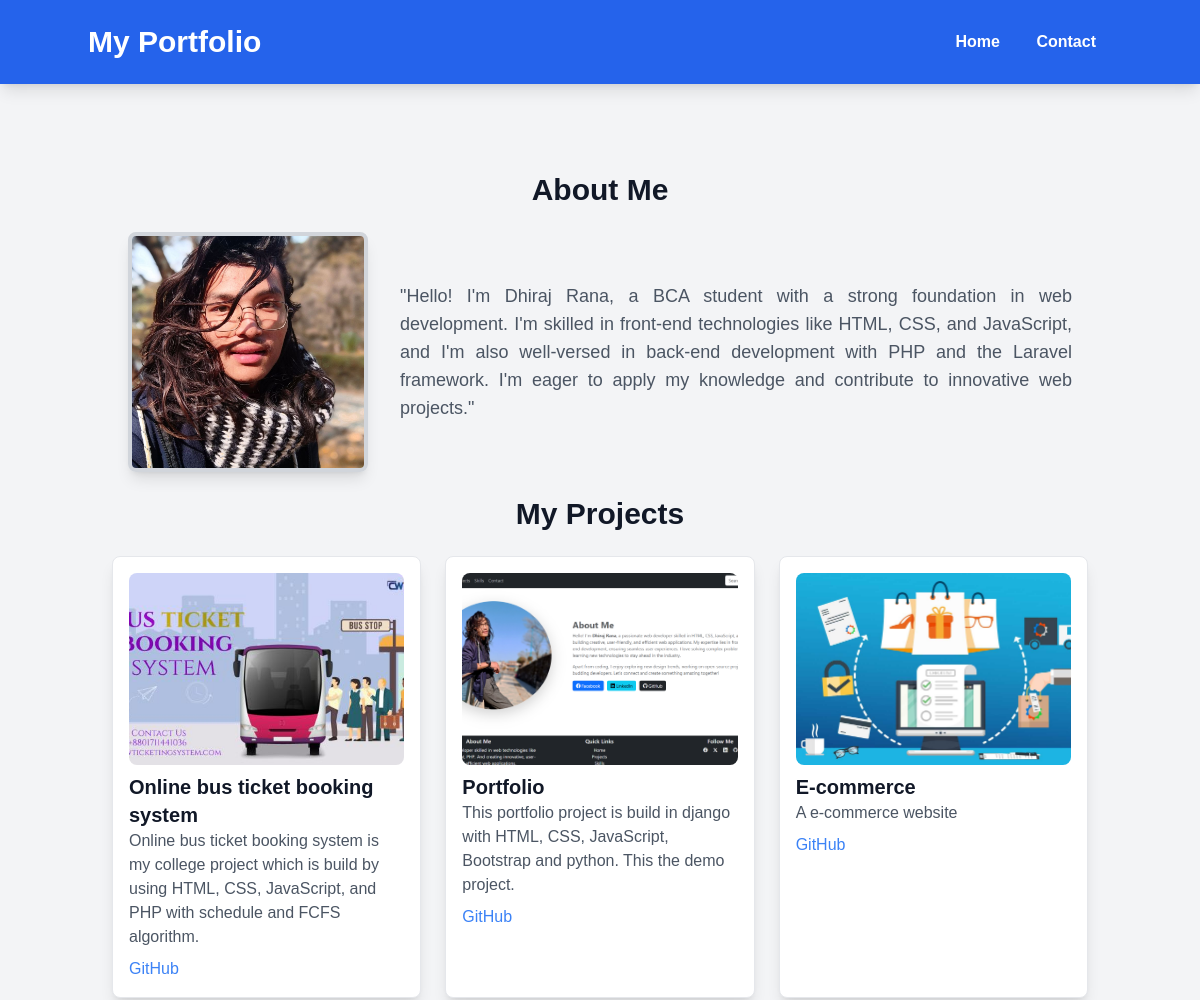
Before: / (upper part) with the older database file.
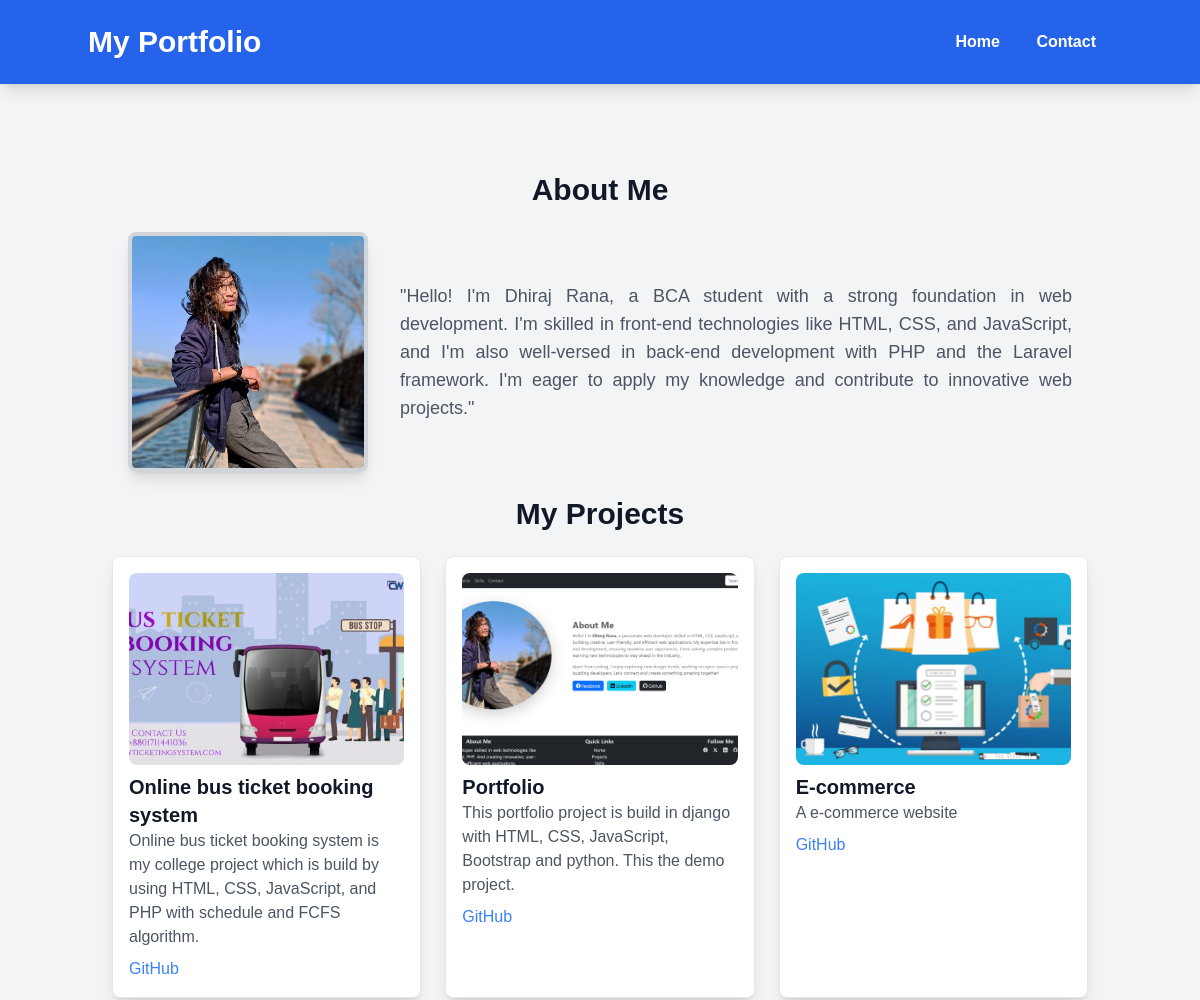
After: the same page with the newer database file.
### dynamic_app/models.py (models this page shows, shortened)
class AboutMe(models.Model):
    content = models.TextField()  # Content of the section (description)
    image = models.ImageField(upload_to='about_me_pics/', blank=True, null=True)  # Profile picture
    created_at = models.DateTimeField(auto_now_add=True)  # Timestamp when created
    updated_at = models.DateTimeField(auto_now=True)  # Timestamp when updated

class Projet(models.Model):
    title = models.CharField(max_length=200)
    description = models.TextField()
    image = models.ImageField(upload_to='project/')
    github_link = models.URLField(blank=True, null=True)
    created_at = models.DateTimeField(auto_now_add=True)

### dynamic_app/views.py (the view)
# urls.py: path('', views.home, name = 'home'),
def home(request):
    aboutme = AboutMe.objects.first()
    projects = Projet.objects.all()
    skills = Skill.objects.all()
    return render(request, 'portfolio/home.html',{'aboutme': aboutme,'projects': projects, 'skills': skills})

### dynamic_app/models.py (called while the page is built)
    def get_proficiency_class(self):
        if self.proficiency == self.BEGINNER:
            return 'beginner'  # Yellow
        elif self.proficiency == self.INTERMEDIATE:
            return 'intermediate'  # Green
        else:
            return 'advanced'  # Blue

### templates/portfolio/home.html (shortened to what this page needs)
{% extends "portfolio/base.html" %}
{% block content %}
    <h2 class="text-3xl font-bold text-center my-6">About Me</h2>
    <div class="flex items-center justify-center space-x-8 my-6">
        {% if aboutme.image %}
            <div class="w-60 h-60 border-4 border-gray-300 rounded-lg overflow-hidden shadow-lg">
                <img src="{{ aboutme.image.url }}" alt="About Me" class="w-full h-full object-cover">
            </div>
        {% endif %}
        <div class="max-w-2xl text-justify">
            <p class="text-lg text-gray-600">{{ aboutme.content }}</p>
        </div>
    </div>
    <h2 class="text-3xl font-bold text-center my-6">My Projects</h2>
    <div class="grid grid-cols-1 md:grid-cols-2 lg:grid-cols-3 gap-6">
        {% for project in projects %}
            <div class="border rounded-lg shadow-lg p-4 bg-white transition hover:scale-105 hover:shadow-2xl">
                <img src="{{ project.image.url }}" alt="{{ project.title }}" class="w-full h-48 object-cover rounded-lg">
                <h3 class="text-xl font-semibold mt-2">{{ project.title }}</h3>
                <p class="text-gray-600">{{ project.description }}</p>
                <div class="mt-2">
                    <a href="{{ project.github_link }}" class="text-blue-500 hover:underline">GitHub</a>
                </div>
            </div>
        {% empty %}
            <p class="text-center text-gray-500">No projects available at the moment.</p>
        {% endfor %}
    </div>
{% endblock %}

### templates/portfolio/base.html (shortened to what this page needs)
<!DOCTYPE html>
<html lang="en">
<head>
    {% load static %}
    <link rel="stylesheet" href="{% static 'css/style.css' %}">
    <script src="https://cdn.tailwindcss.com"></script>
</head>
<body class="bg-gray-100 text-gray-900">
    <header class="bg-blue-600 text-white p-6 shadow-lg">
        <div class="container mx-auto flex justify-between items-center">
            <h1 class="text-3xl font-bold">My Portfolio</h1>
            <nav>
                <a href="{% url 'home' %}" class="mx-4 hover:underline">Home</a>
                <a href="{% url 'contact' %}" class="mx-4 hover:underline">Contact</a>
            </nav>
        </div>
    </header>
    <main class="container mx-auto p-6">
        {% block content %}
        {% endblock %}
    </main>
</body>
</html>

### static/css/style.css (style rules this page uses)
body { font-family: 'Poppins', sans-serif; background-color: #f9fafb; color: #333; }
header { background-color: #1e40af; color: white; padding: 20px; text-align: center; box-shadow: 0 4px 6px rgba(0, 0, 0, 0.1); }
nav a { color: white; font-weight: bold; margin: 0 15px; text-decoration: none; transition: color 0.3s ease-in-out; }
main { max-width: 1100px; margin: 40px auto; padding: 20px; }

Changed rows visible on the page:
changed AboutMe: image: a different picture
